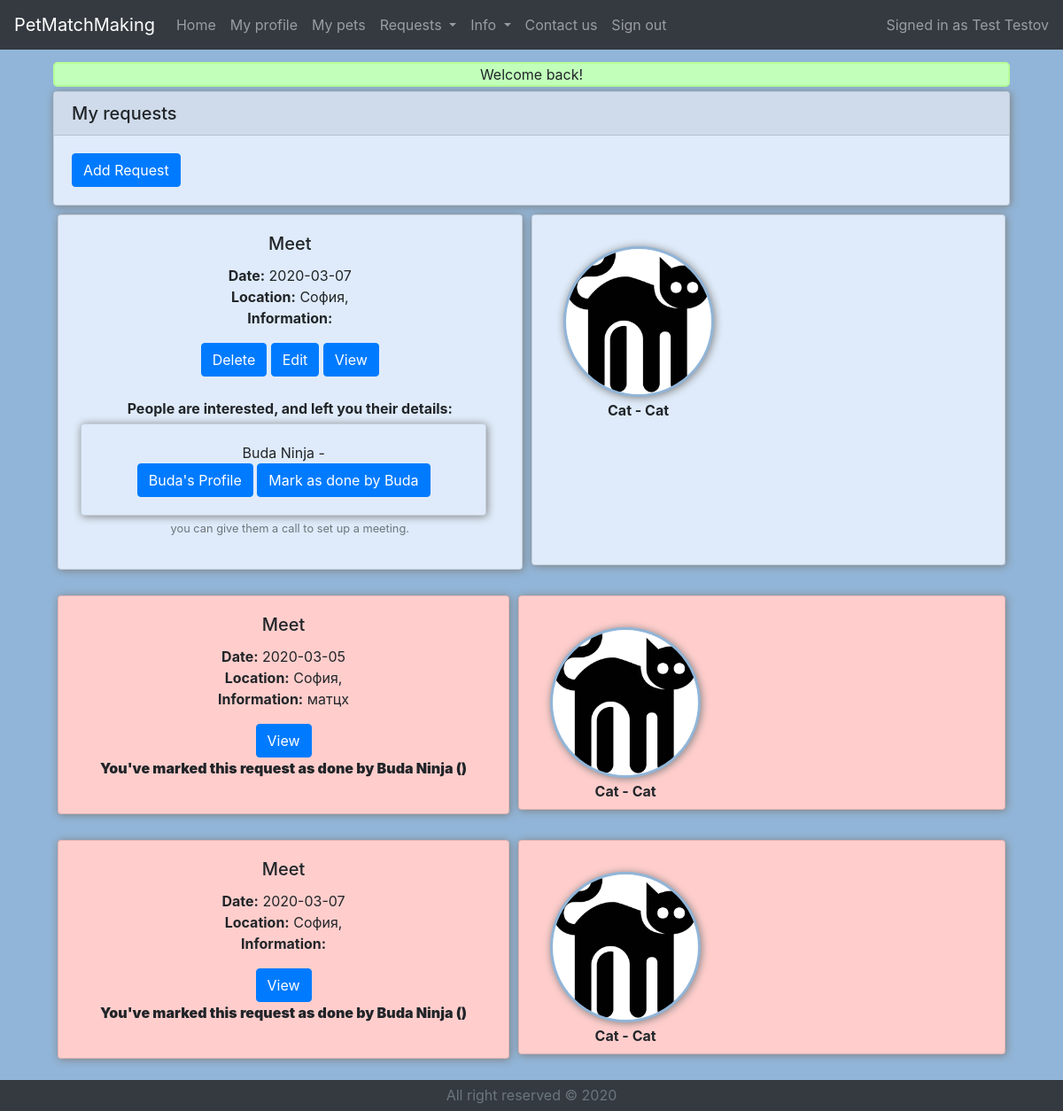
Before: /main.php?myHelpRequests (signed in) with the older database file.
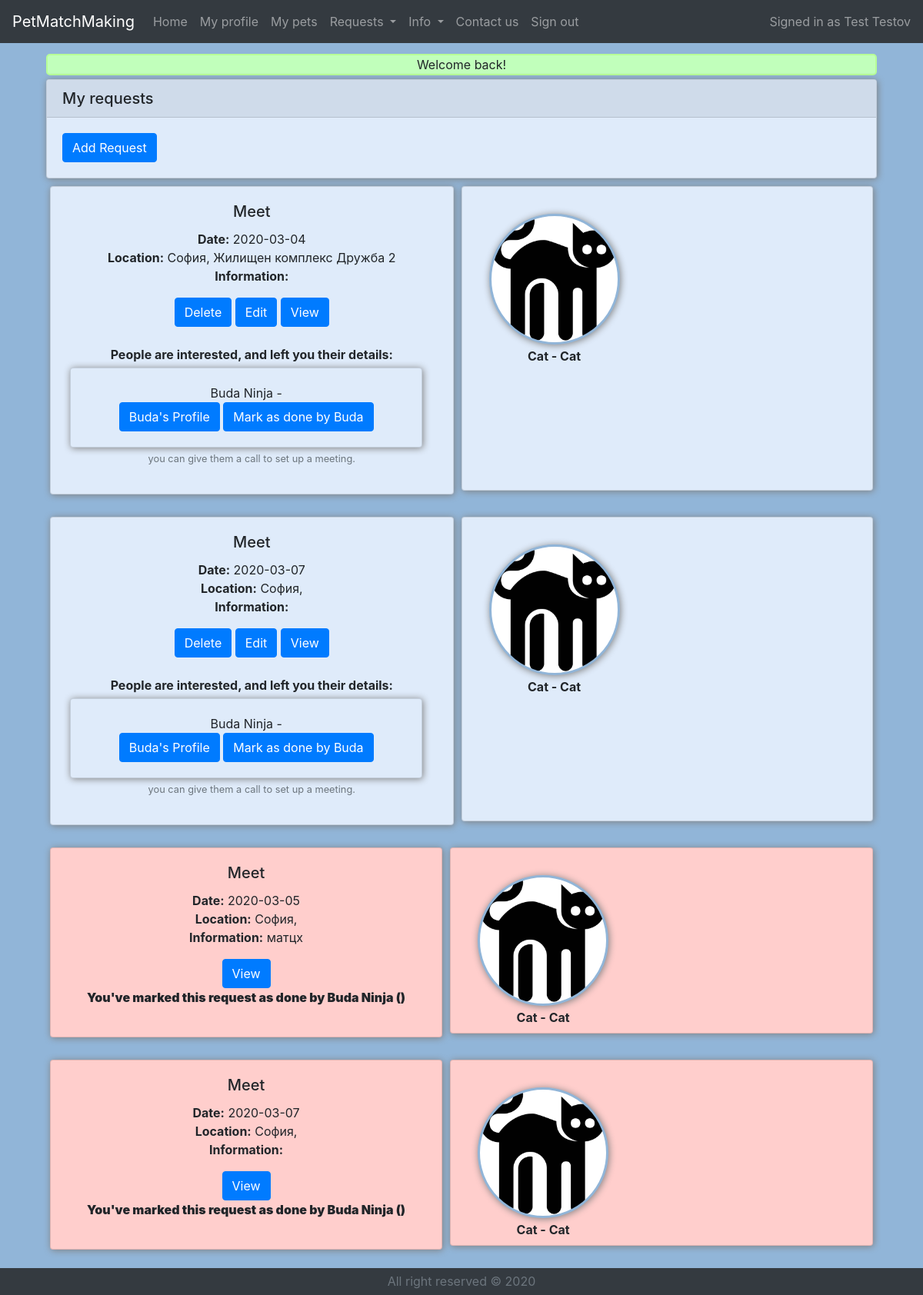
After: the same page with the newer database file.
### tables this page shows
CREATE TABLE `users` (
  `userID` int(11) NOT NULL,
  `userEmail` varchar(64) NOT NULL,
  `userPassword` varchar(64) NOT NULL,
  `userFName` varchar(64) NOT NULL,
  `userLName` varchar(64) NOT NULL,
  `userPhone` varchar(64) NOT NULL,
  `userBirthday` date NOT NULL,
  `userAbout` text NOT NULL,
  `userRegisterTime` datetime NOT NULL,
  `userStatus` varchar(64) NOT NULL
);

CREATE TABLE `helprequests` (
  `helpID` int(11) NOT NULL,
  `userID` int(11) NOT NULL,
  `helpLocLat` float(10,6) NOT NULL,
  `helpLocLng` float(10,6) NOT NULL,
  `helpLocCity` varchar(64) NOT NULL,
  `helpLocStreet` varchar(64) NOT NULL,
  `helpLocNum` varchar(64) NOT NULL,
  `helpLocCountry` varchar(64) NOT NULL,
  `helpRegisterTime` datetime NOT NULL,
  `helpStartTime` datetime NOT NULL,
  `helpEndTime` datetime NOT NULL,
  `helpPayment` text NOT NULL,
  `helpAbout` text NOT NULL,
  `helpType` varchar(64) NOT NULL,
  `userPhone` varchar(64) NOT NULL,
  `helpStatus` int(11) NOT NULL
);

CREATE TABLE `interested` (
  `helpID` int(11) NOT NULL,
  `interestedUserID` int(11) NOT NULL,
  `status` int(11) NOT NULL
);

CREATE TABLE `pets_helprequests` (
  `petID` int(11) NOT NULL,
  `helpID` int(11) NOT NULL,
  `userID` int(11) NOT NULL,
  `recordRegisterTime` datetime NOT NULL
);

CREATE TABLE `pets` (
  `petID` int(11) NOT NULL,
  `userID` int(11) NOT NULL,
  `petName` varchar(64) NOT NULL,
  `petType` varchar(64) NOT NULL,
  `petBirthday` date NOT NULL,
  `petSex` varchar(64) NOT NULL,
  `petFood` text NOT NULL,
  `petTemper` text NOT NULL,
  `petAbout` text NOT NULL,
  `petStatus` int(11) NOT NULL,
  `petRegisterTime` datetime NOT NULL
);

### classes/dbClass.php (called while the page is built, shortened)
<?php
require_once "User.php";
require_once "Interested.php";
require_once "Ranking.php";
class dbClass
{
    private $host;
    private $db;
    private $charset;
    private $user;
    private $pass;
    private $opt = array(
        PDO::ATTR_ERRMODE => PDO::ERRMODE_EXCEPTION,
        PDO::ATTR_DEFAULT_FETCH_MODE => PDO::FETCH_ASSOC
    );
    private $connection;
    public function __construct(string $host = "localhost", string $db = "petmatchdb", string $charset = "utf8", string $user = "root", string $pass = "")
    {
        $this->host = $host;
        $this->db = $db;
        $this->charset = $charset;
        $this->user = $user;
        $this->pass = $pass;
    }
    public function connect()
    {
        $dsn = "mysql:host=$this->host;dbname=$this->db;charset=$this->charset";
        $this->connection = new PDO($dsn, $this->user, $this->pass, $this->opt);
    }
    public function disconnect(){
        $this->connection = null;
    }
    public function getObjectsGeneral($table_name, $condition, $objectToFetch){
        $objArray = Array();
        $sql="SELECT * FROM `".$table_name."`".$condition;
        $result = $this->connection->query($sql);
        while ($row = $result->fetchObject($objectToFetch)){
            $objArray[] = $row;
        }
        return $objArray;
    }
    function xmlToString($htmlStr)
    {
        $xmlStr=str_replace('&lt;','<',$htmlStr);
        $xmlStr=str_replace('&gt;','>',$xmlStr);
        $xmlStr=str_replace('&quot;','"',$xmlStr);
        $xmlStr=str_replace("&#39;","'",$xmlStr);
        $xmlStr=str_replace('&amp;',"&",$xmlStr);
        return $xmlStr;
    }
    public function getPetImageLocation(Pet $p)
    {
        $location = "Images/Pets/";
        $filename = $p->getPetID().".JPG";
        if (!file_exists($location.$filename)){
            $location = "Images/Pets/General/";
            $filename = $p->getPetType().".png";
            $filename = preg_replace('/\s+/ ', '', $filename);
        }
        return $location.$filename;
    }
}

### classes/User.php (called while the page is built, shortened)
<?php
require_once "dbClass.php";
class User
{
    private $userID;
    private $userFName;
    private $userLName;
    public function getUserID()
    {
        return $this->userID;
    }
    public function getUserFName()
    {
        $db = new dbClass();
        return $db->xmlToString($this->userFName);
    }
    public function getUserLName()
    {
        $db = new dbClass();
        return $db->xmlToString($this->userLName);
    }
}

### classes/dbClassHelpRequestFunctions.php (called while the page is built, shortened)
<?php
require_once "dbClass.php";
require_once "Pet.php";
require_once "User.php";
require_once "HelpRequest.php";
class dbClassHelpRequestFunctions
{
    public function getHelpRequestsByUserID($userID){
        $db = new dbClass();
        $helpRequests = $db->getObjectsGeneral("helprequests", " WHERE `userID`='".$userID."' ORDER BY helpStatus, helpStartTime", "HelpRequest");
        return $helpRequests;
    }
}

### classes/HelpRequest.php (called while the page is built, shortened)
<?php
require_once "dbClass.php";
class HelpRequest
{
    private $helpID;
    private $helpLocCity;
    private $helpLocStreet;
    private $helpStartTime;
    private $helpEndTime;
    private $helpPayment;
    private $helpType;
    private $helpStatus;
    public function getHelpID()
    {
        return $this->helpID;
    }
    public function getHelpLocCity()
    {
        $db = new dbClass();
        return $db->xmlToString($this->helpLocCity);
    }
    public function getHelpLocStreet()
    {
        $db = new dbClass();
        return $db->xmlToString($this->helpLocStreet);
    }
    public function getHelpStartTime()
    {
        return $this->helpStartTime;
    }
    public function getHelpEndTime()
    {
        return $this->helpEndTime;
    }
    public function getHelpPayment()
    {
        return $this->helpPayment;
    }
    public function getHelpType()
    {
        return $this->helpType;
    }
    public function getHelpStatus()
    {
        return $this->helpStatus;
    }
}

### classes/dbClassInterested.php (called while the page is built, shortened)
<?php
require_once "dbClass.php";
class dbClassInterested
{
    public function GetInterestedByhelpID($help)
    {
        $db = new dbClass();
        $int = $db->getObjectsGeneral("interested", " WHERE `helpID`='".$help."'", "Interested");
        return $int;
    }
}

### classes/dbClassUserFunctions.php (called while the page is built, shortened)
<?php
require_once "dbClass.php";
require_once "Pet.php";
require_once "Pet_HelpRequest.php";
class dbClassUserFunctions
{
    public function getUserByID($ID){
        $db = new dbClass();
        $uArr = $db->getObjectsGeneral("users", " WHERE `userID`='".$ID."'", "User");
        $u = null;
        if ($uArr != null)
            $u = $uArr[0];
        return $u;
    }
}

### classes/Interested.php (called while the page is built, shortened)
<?php
class Interested
{
    private $helpID;
    private $interestedUserID;
    public function getHelpID()
    {
        return $this->helpID;
    }
    public function getInterestedUserID()
    {
        return $this->interestedUserID;
    }
}

### classes/Pet_HelpRequest.php (called while the page is built, shortened)
<?php
class Pet_HelpRequest
{
    private $petID;
    public function getPetID()
    {
        return $this->petID;
    }
}

### classes/Pet.php (called while the page is built, shortened)
<?php
class Pet
{
    private $petID;
    private $petName;
    private $petType;
    public function getPetID()
    {
        return $this->petID;
    }
    public function getPetName()
    {
        return $this->petName;
    }
    public function getPetType()
    {
        return $this->petType;
    }
}

### classes/dbClassRankingFunctions.php (called while the page is built, shortened)
<?php
require_once "dbClass.php";
require_once "dbClassHelpRequestFunctions.php";
class dbClassRankingFunctions
{
    public function getRankedUserIdByHelpID($helpID){
        $db = new dbClass();
        $userID=null;
        $ranksArr = $db->getObjectsGeneral("rankings", " WHERE `helpID` = '".$helpID."'", "Ranking");
        if (!empty($ranksArr)){
            $userID = $ranksArr[0]->getRankedUserID();
        }
        return $userID;
    }
}

### classes/Ranking.php (called while the page is built, shortened)
<?php
require_once "dbClass.php";
class Ranking
{
    private $rankedUserID;
    public function getRankedUserID()
    {
        return $this->rankedUserID;
    }
}

### myHelpRequests.php (the view, shortened to what the rows shown need)
<?php
require_once "classes/dbClass.php";
require_once "classes/dbClassInterested.php";
require_once "classes/Pet.php";
require_once "classes/Interested.php";
require_once "classes/HelpRequest.php";
require_once "classes/Pet_HelpRequest.php";
require_once "classes/dbClassUserFunctions.php";
require_once "classes/dbClassRankingFunctions.php";
$db = new dbClass();
$dbhr = new dbClassHelpRequestFunctions();
$myHR_Array = $dbhr->getHelpRequestsByUserID($_SESSION['user']);
if ($myHR_Array == null)
    echo "";
else {
    foreach ($myHR_Array as $k)
    {
        echo "<div id='myHelpRequestsContainer'>";
        if ($k->getHelpStatus() == 1)
            $cardCssId = "helpRequestCard";
        else
            $cardCssId = "helpRequestCard_Done";
        $str = "";
        $str .= "<div class='d-flex justify-content-center'>";
        $str .= "<div class='card-group' id='helpRequestCard'>";
        $str .= "<div class='card text-center' id='".$cardCssId."'>";
        $str .= "<div class='card-body'>";
        $str .= "<h5 class='card-title'>" . $k->getHelpType() . "</h5>";
        $str .= "<p class='card-text'>";
        $helpTimeStr = "";
        if ($k->getHelpEndTime() == "0000-00-00 00:00:00") {
            if ($k->getHelpStartTime() == "0000-00-00 00:00:00") {
                $helpTimeStr .= "<b>Time not specified</b><br>";
            } else
                $helpTimeStr .= "<b>Date:</b> " . substr($k->getHelpStartTime(), 0, 10) . "<br>";
        } else
            $helpTimeStr .= "<b>Time:</b> " . substr($k->getHelpStartTime(), 0, 10) . " - " . substr($k->getHelpEndTime(), 0, 10) . "<br>";
        $str .= $helpTimeStr;
        $str .= "<b>Location:</b> " . $k->getHelpLocCity() . ", " . $k->getHelpLocStreet() . "<br>";
        $str .= "<b>Information:</b> " . $k->getHelpPayment() . "";
        $str .= "<form action='myHelpRequests.php' method=post>";
        if ($k->getHelpStatus() == 1) {
            $str .= "<button type='submit' class='btn btn-primary' name='" . "delete" . $k->getHelpID() . "'>Delete</button>  ";
            $str .= "<button type='submit' class='btn btn-primary' name='" . "editHelp" . $k->getHelpID() . "'>Edit</button>  ";
        }
        $str .= "<button type='submit' class='btn btn-primary' name='" . "view" . $k->getHelpID() . "'>View</button></form>";
        $dbi = new dbClassInterested();
        $interestedArr = $dbi->GetInterestedByhelpID($k->getHelpID());
        if ($k->getHelpStatus() == 1)
        {
            if (!empty($interestedArr)) {
                $str .= "<br><b>People are interested, and left you their details:</b><br>";
                $dbu = new dbClassUserFunctions();
                foreach ($interestedArr as $k1 => $v) {
                    $user = $dbu->getUserByID($v->getInterestedUserID());
                    $str .= "<div class='card text-center'>";
                    $str .= "<div class='card-body'>";
                    $str .= $user->getUserFName() . " " . $user->getUserLName() . " - " . $user->getUserPhone();
                    $str .= "<form action='myHelpRequests.php' method=post><button type='submit' class='btn btn-primary' name='UserProfileToShow" . $user->getUserID() . "'>" . $user->getUserFName() . "'s Profile</button>  ";
                    $str .= "<button type='submit' class='btn btn-primary' name='rate" . $user->getUserID() . "-" . $v->getHelpID() . "'>Mark as done by " . $user->getUserFName() . "</button>  </form>";
                    $str.="</div></div>";
                }
                $str .= "<small id='emailHelp' class='form-text text-muted'>you can give them a call to set up a meeting.</small>";
            }
            else
            {
                $str .= "no one is interested yet<br>";
            }
        }
        else if ($k->getHelpStatus() == 2)
        {
            $dbr = new dbClassRankingFunctions();
            $dbu = new dbClassUserFunctions();
            $userWhoDoneHelp = $dbu->getUserByID($dbr->getRankedUserIdByHelpID($k->getHelpID()));
            $str .= "<form action='myHelpRequests.php' method=post><button type='submit' class='buttonLooksLikeLink' name='UserProfileToShow" . $userWhoDoneHelp->getUserID() . "'><b>You've marked this request as done by " . $userWhoDoneHelp->getUserFName() . " " . $userWhoDoneHelp->getUserLName() . " (" . $userWhoDoneHelp->getUserPhone() . ")" . "</b></button></form>";
            $str .= "";
        }
        $str .= "</p></div>";
        $str .= "</div></div>";
        $str .= "<div class='card text-center' id='".$cardCssId."'>";
        $str .= "<div class='card-body'>";
        $HRpetsArray = $db->getObjectsGeneral("pets_helprequests", " WHERE `helpID`='" . $k->getHelpID() . "'", "Pet_HelpRequest");
        if ($HRpetsArray == null) {
            $petsInRequest = "No pets in request";
        }
        else
        {
            $petsInRequest = "<div class='card-deck'>";
            foreach ($HRpetsArray as $p_hr)
            {
                $p = $db->getObjectsGeneral("pets", " WHERE `petID`='" . $p_hr->getPetID() . "'", "Pet");
                $image_str = "'background-image:url(".$db->getPetImageLocation($p[0]).")';";
                $petsInRequest.="<div class='pet-img' style=$image_str><div class='pet-name'>".$p[0]->getPetName()." - ".$p[0]->getPetType()."</div></div>";
            }
            $petsInRequest .= "</div>";
            $str .= $petsInRequest;
            $str .= "</div>";
            $str .= "</div>";
        }
        $str .= "</div>";
        $str .= "</div><br></div>";
        echo $str;
    }
}

### headerUser.php (shortened to what the rows shown need)
<header>
    <div class="fixed-top">
        <nav class="navbar navbar-expand-lg navbar-dark bg-dark">
            <div class="collapse navbar-collapse" id="navbarNavDropdown">
                <ul class="navbar-nav mr-auto">
                    <li class="nav-item">
                    </li>
                    <li class="nav-item">
                    </li>
                    <li class="nav-item">
                    </li>
                    <li class="nav-item dropdown">
                    </li>
                    <li class="nav-item dropdown">
                    </li>
                    <?php
                    require_once "classes/dbClass.php";
                    require_once "classes/User.php";
                    $db = new dbClass();
                    $signedInUser = $db->getObjectsGeneral("users", "WHERE `userID`='".$_SESSION['user']."'", "User")[0];
                    ?>
                    <li class="nav-item">
                    </li>
                    <li class="nav-item">
                    </li>
                </ul>
                <span class="navbar-text">
                  <?php
                  if (isset($_SESSION['user']))
                      echo "Signed in as ".$signedInUser->getUserFName()." ".$signedInUser->getUserLName();
                  else
                      echo "Not signed in";
                  ?>
                </span>
            </div>
        </nav>
    </div>
</header>

Changed rows visible on the page:
added helprequests: helpType "Meet", helpStartTime "2020-03-04", helpLocCity "София", helpLocStreet "Жилищен комплекс Дружба 2", shows "People are interested, and left you their details:", helpStatus 1 (drawn)
added interested: value "Buda Ninja -", interestedUserID.userFName "Buda", shown under "Meet"
added pets_helprequests: petID.petName "Cat", petID.petType "Cat", shown under "Meet"
